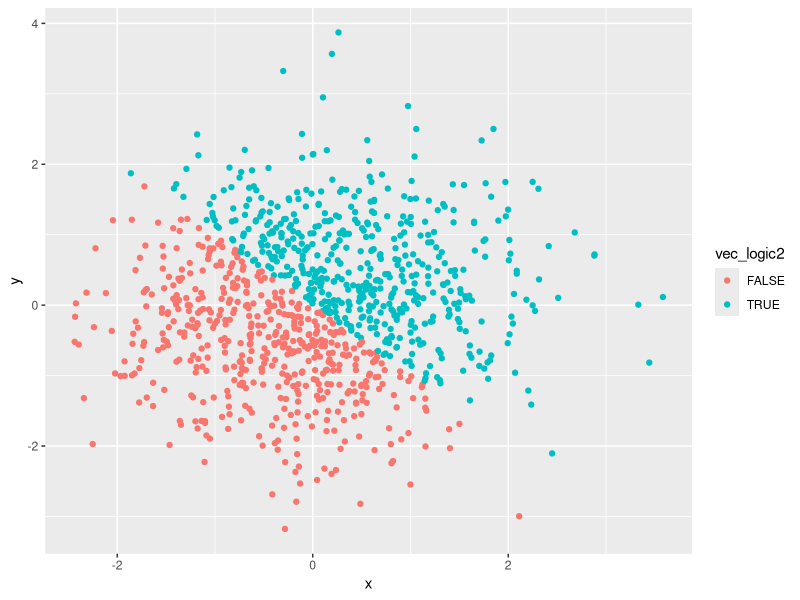
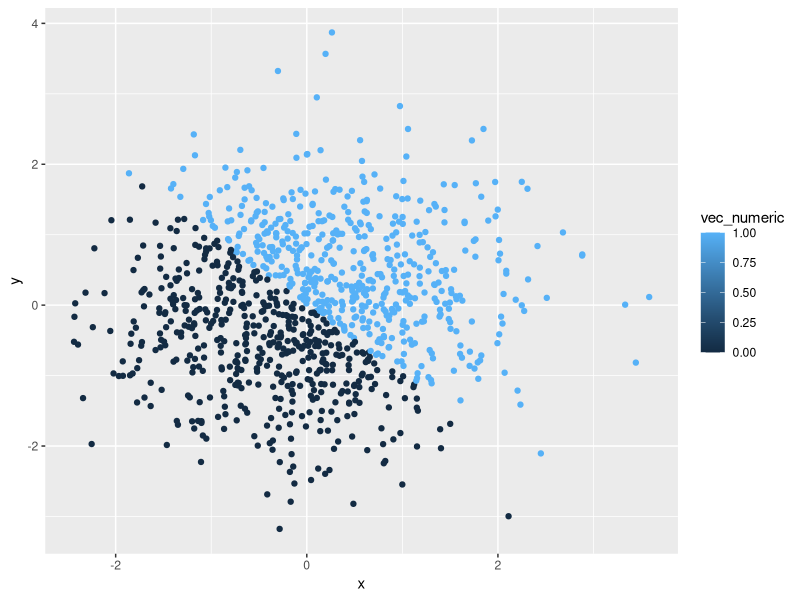
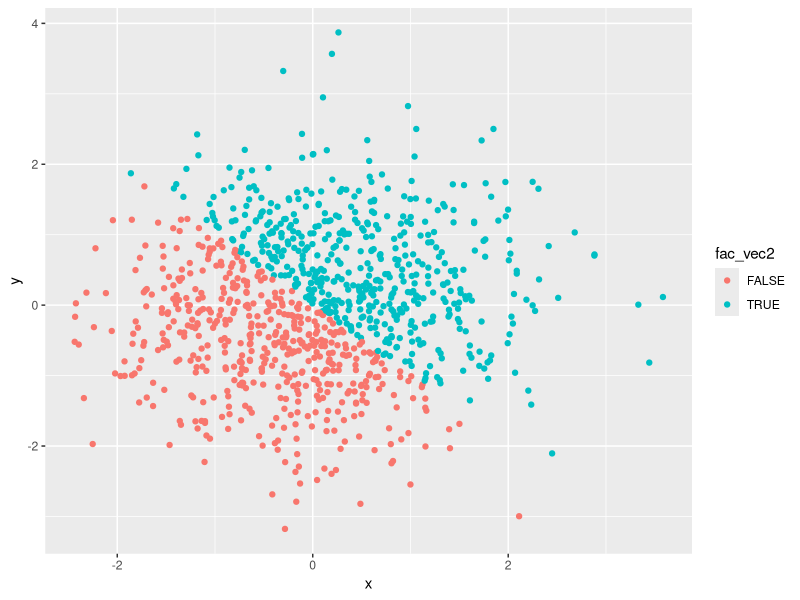
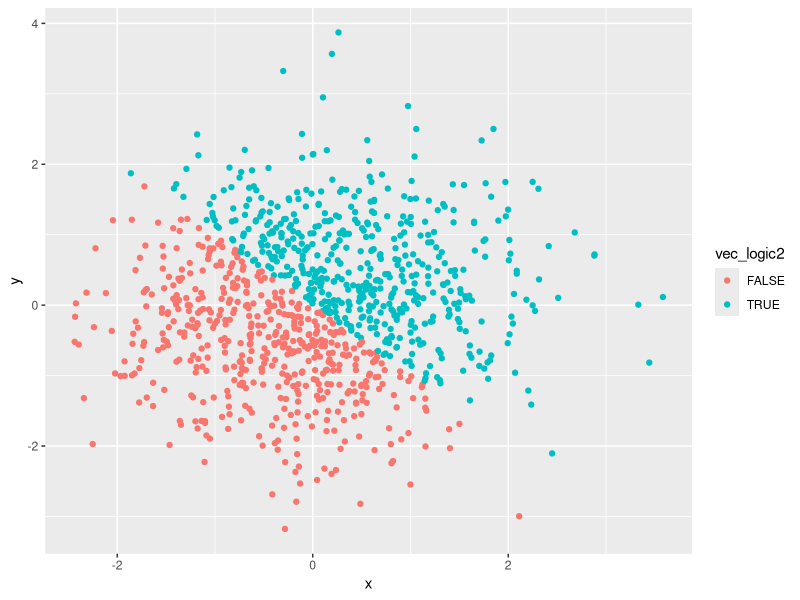

The R source for these figures, in order:
## ---- chunk 1
knitr::opts_chunk$set(echo = TRUE)
library(tidyverse)
## ---- chunk 2
# create a seed to ensure the fixed value of the random number
set.seed(10)
rsample <- runif(10, min = 0, max = 5)
vec_logic <- rsample > 2
char_vec <- vector(mode = "character", length = 10)
fac_vec <- factor(x = character(10))

data_frame <- tibble(
  rsample,
  vec_logic,
  char_vec,
  fac_vec
)
## ---- chunk 3
mean(rsample)
mean(vec_logic)
mean(char_vec)
mean(fac_vec)
## ---- chunk 4
set.seed(1029)
x <- rnorm(1000)
set.seed(702)
y <- rnorm(1000)
vec_logic2 <- x + y > 0
vec_numeric <- as.numeric(vec_logic2)
fac_vec2 <- as.factor(vec_logic2)
data_frame2 = tibble(
  x,
  y,
  vec_logic2,
  vec_numeric,
  fac_vec2
)


## ---- chunk 5
ggplot(data_frame2, aes(x = x, y = y, color = vec_logic2)) + geom_point()
ggsave("scatter_plot.pdf")
ggplot(data_frame2, aes(x = x, y = y, color = vec_numeric)) + geom_point()
ggplot(data_frame2, aes(x = x, y = y, color = fac_vec2)) + geom_point()
